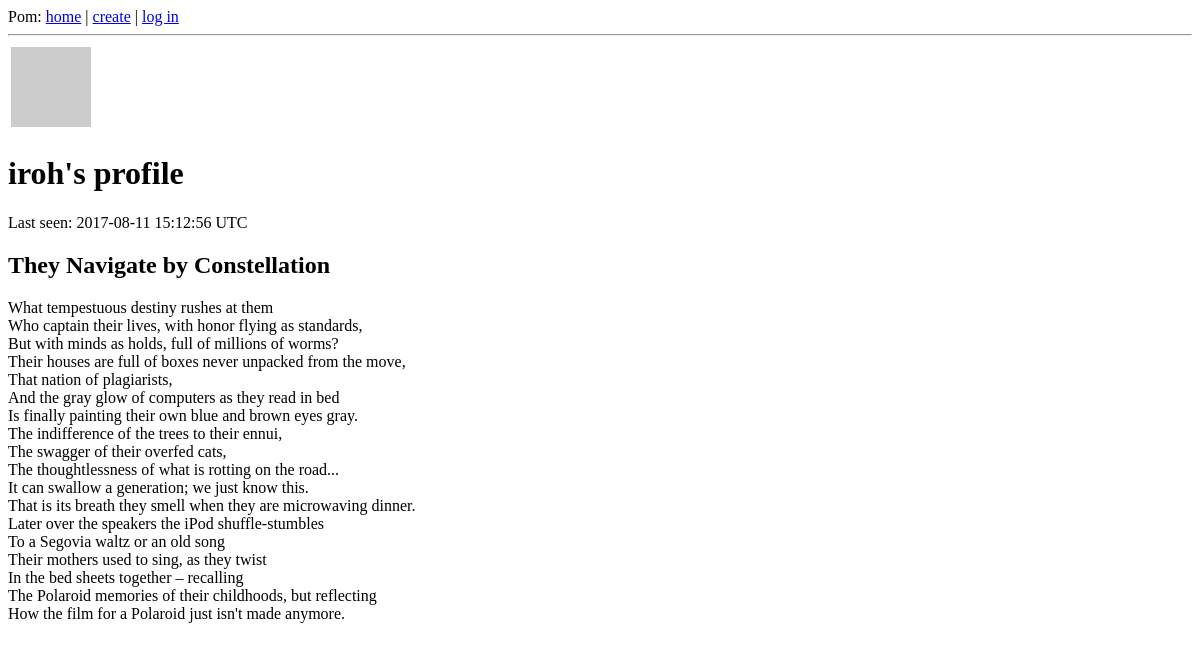
The app's page /user/iroh, older data.
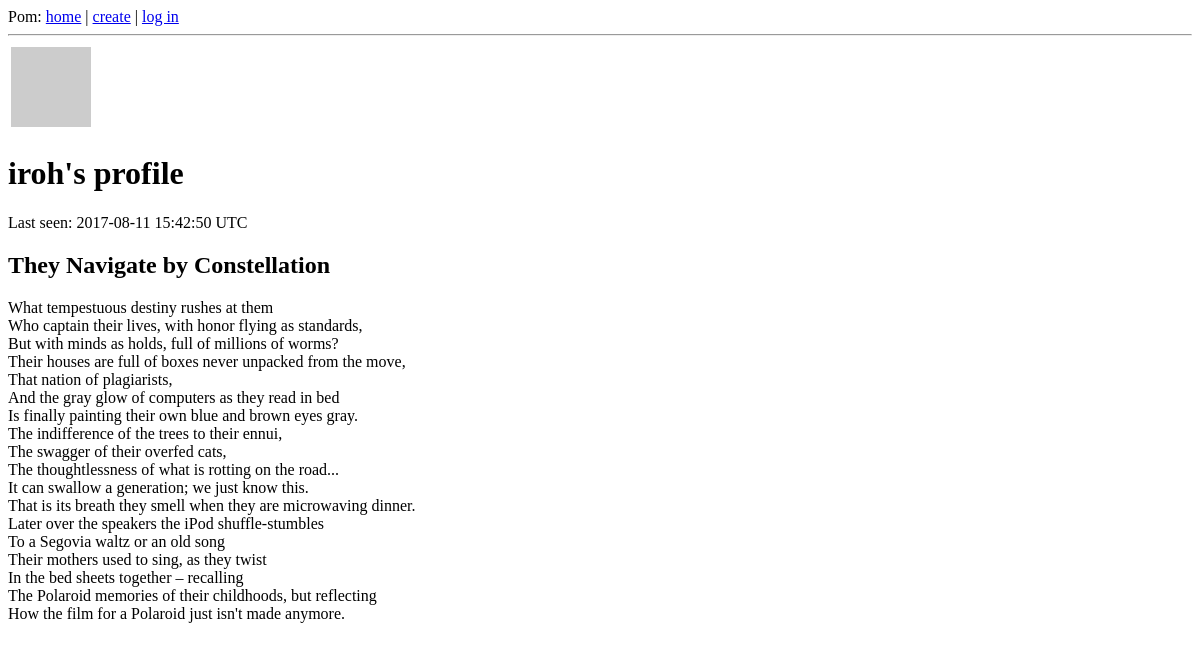
The same page, newer data.
### app/models.py (models this page shows, shortened)
class User(db.Model, UserMixin):
    __tablename__ = 'users'
    id = db.Column(db.Integer, primary_key=True)
    nickname = db.Column(db.String(120), index=True, unique=True)
    pwdhash = db.Column(db.String(60))
    poems = db.relationship('Poem', backref='author', lazy='dynamic')
    email = db.Column(db.String(120), index=True, unique=False)
    activate = db.Column(db.Boolean)
    created = db.Column(db.DateTime)
    about_me = db.Column(db.String(140))
    last_seen = db.Column(db.DateTime)
    def avatar(self, size=64):
        return 'https://www.gravatar.com/avatar/%s?d=mm&s=%d' % (md5(self.email.encode('utf-8')).hexdigest(), size)
    @property
    def last_seen_display(self):
        return str(self.last_seen).split('.')[0]

class Poem(db.Model):
    id = db.Column(db.Integer, primary_key=True)
    name = db.Column(db.String(120), index=True)
    body = db.Column(db.String(1400))
    timestamp = db.Column(db.DateTime)
    user_id = db.Column(db.Integer, db.ForeignKey('users.id'))
    @property
    def body_lines(self):
        return self.body.split("\n")

### app/views.py (the view)
@app.route('/user/<nickname>')
@app.route('/user', defaults={'nickname': None})
def user(nickname):
    if nickname is None and g.user is not None and g.user.is_authenticated:
        nickname = g.user.nickname
    user = User.query.filter_by(nickname=nickname).first()
    if user == None:
        flash('User %s not found.' % nickname)
        return redirect(url_for('index'))
    return render_template('user.html', user=user)

### app/views.py (called while the page is built)
@app.before_request
def before_request():
    g.user = current_user
    if g.user.is_authenticated:
        g.user.last_seen = datetime.utcnow()
        db.session.add(g.user)
        db.session.commit()

### app/templates/user.html (shortened to what this page needs)
{% extends "userBase.html" %}
{% block user_content %}
    {% if user.last_seen %}<p>Last seen: {{ user.last_seen_display }} UTC</p>{% endif %}
    </div>
    <div class="contents">
    {% for poem in user.poems %}
        <div class="poem">
            <h2>{{ poem.name }}</h2>
            <p>{% for line in poem.body_lines %}
                {{ line }} <br>
            {% endfor %}</p>
        </div>
    {% endfor %}
    </div>
{% endblock %}

### app/templates/userBase.html (shortened to what this page needs)
{% extends "base.html" %}
{% block content %}
    <table>
    <tr valign="top">
        <td><img src="{{ user.avatar(128) }}"></td>
    </tr>
    </table>
    <div class="header">
    {% if g.user == user %}
        <h1>Your profile ({{ user.nickname }})</h1>
        <p><a href="{{ url_for('edit_profile') }}">edit profile</a></p>
    {% else %}
        <h1>{{ user.nickname }}'s profile</h1>
    {% endif %}
    {% block user_content %}{% endblock %}
{% endblock %}

### app/templates/base.html (shortened to what this page needs)
<!DOCTYPE html>
<html lang="en">
<head>
</head>
<body>
    <div>Pom: <a href="/index">home</a>
        {% if not g.user.is_authenticated %}
            | <a href="{{ url_for('create') }}">create</a>
            | <a href="{{ url_for('login') }}">log in</a>
        {% else %}
            | <a href="{{ url_for('user') }}">{{ g.user.nickname }}</a>
            | <a href="{{ url_for('logout') }}">log out</a>
        {% endif %}
    </div>
    <hr>
    {% block content %}{% endblock %}
</body>
</html>

Row changes from the older to the newer data that the page shows:
changed User "iroh": last_seen_display "2017-08-11 15:12:56" → "2017-08-11 15:42:50"
